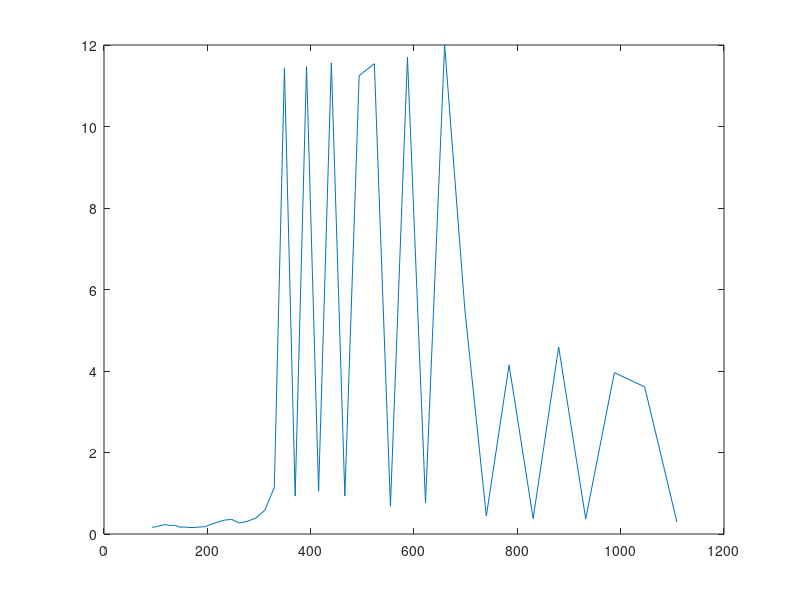

The MATLAB script that drew this image:
freqs = [92.50,98.00,103.83,110.00,116.54,123.47,130.81,138.59,146.83,155.56,164.81,174.61,185.00,196.00,207.65,220.00,233.08,246.94,261.63,277.18,293.66,311.13,329.63,349.23,369.99,392.00,415.30,440.00,466.16,493.88,523.25,554.37,587.33,622.25,659.26,698.46,739.99,783.99,830.61,880.00,932.33,987.77,1046.50,1108.73;0.17,0.17,0.19,0.21,0.23,0.22,0.21,0.21,0.17,0.17,0.16,0.16,0.17,0.18,0.24,0.29,0.34,0.36,0.27,0.31,0.39,0.58,1.14,11.44,0.93,11.47,1.05,11.56,0.93,11.25,11.54,0.68,11.70,0.76,12.00,5.50,0.44,4.15,0.38,4.59,0.37,3.96,3.61,0.30];
plot ( freqs(1,:), freqs(2,:)); pause
